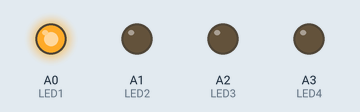
This sketch was run on a simulated Arduino Uno, built with avr-gcc and run on an emulated ATmega328P. On the bench: output pins drawn as LEDs (lit = HIGH).

Above: at 0.5 s.
At 1.5 s:
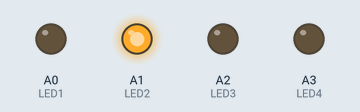
At 2.5 s:
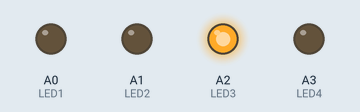
At 3.5 s:
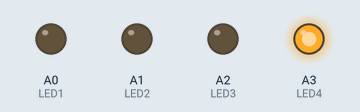
Timing chart, 0 to 5.2 s (numbered marks = the images above):
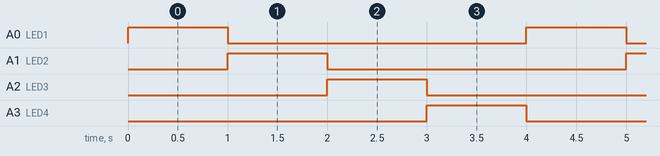

The sketch:

04_led_sequence.ino
```cpp
#define LED1 A0
#define LED2 A1
#define LED3 A2
#define LED4 A3

void setup() {
  pinMode(LED1, OUTPUT);
  pinMode(LED2, OUTPUT);
  pinMode(LED3, OUTPUT);
  pinMode(LED4, OUTPUT);
}

void loop() {
  digitalWrite(LED1, HIGH);
  delay(1000);
  digitalWrite(LED1, LOW);

  digitalWrite(LED2, HIGH);
  delay(1000);
  digitalWrite(LED2, LOW);

  digitalWrite(LED3, HIGH);
  delay(1000);
  digitalWrite(LED3, LOW);

  digitalWrite(LED4, HIGH);
  delay(1000);
  digitalWrite(LED4, LOW);
}
```

Measured:
- by itself, A0 (LED1), A1 (LED2), A2 (LED3), A3 (LED4): alternates HIGH for 1.0 s and LOW for 3.0 s
- by itself, everything shown: repeats every 4.0 s, in 5 steps
